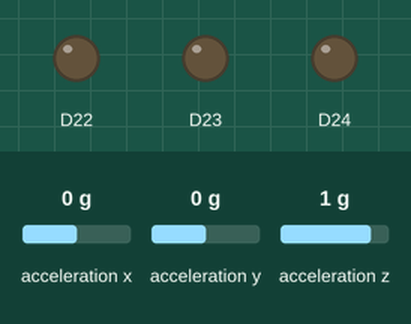
This sketch was run on a simulated Arduino Nano RP2040 Connect. Parts: output pins drawn as LEDs (lit = HIGH). Inputs (shaded band) come from the test bench; at power-on: acceleration z 1 g, acceleration x 0 g, acceleration y 0 g. What the sketch prints to the serial monitor is not drawn.

Above: at 1.7 s.
1.8 s: acceleration z set to -1.4 g
At 2.9 s:
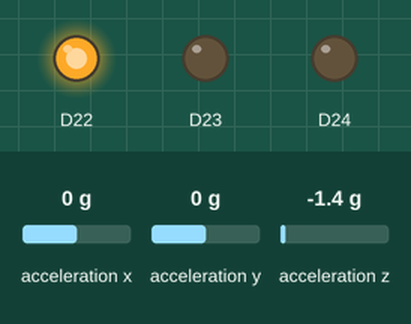
3.3 s: acceleration z set to 0.3 g
4.8 s: acceleration z set to 0.6 g
At 5.2 s:
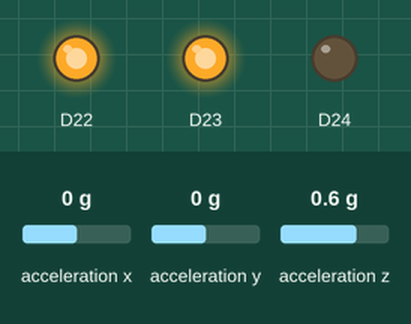
6.3 s: acceleration z set to -0.8 g
At 7.1 s:
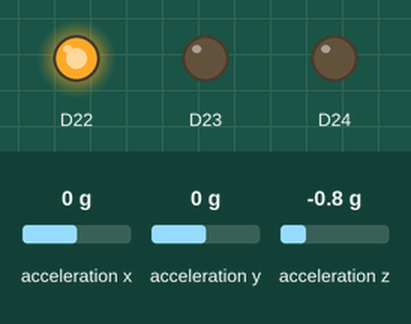
7.8 s: acceleration z set to 0.8 g
At 8.7 s:
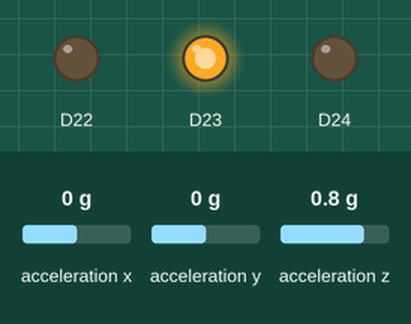
Timing chart, 0 to 10.3 s (numbered marks = the images above; inputs shaded):
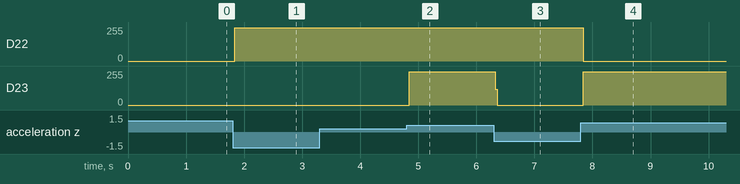

The sketch:

CPGO4.ino
```cpp
#include <Arduino_LSM6DSOX.h>
#include <WiFiNINA.h>

float atualX, atualY, atualZ;
float posiX, posiY, posiZ;

char ssid[] = "MeuAP";
char pass[] = "12345678";
WiFiServer server(80);

void zeraLeds();
void mostraZ(float Zvalue, String &htmlContent, int color);

void setup() {
  pinMode(LEDR, OUTPUT);
  pinMode(LEDG, OUTPUT);
  pinMode(LEDB, OUTPUT);
  Serial.begin(9600);
  IMU.begin();

  delay(500);
  IMU.readAcceleration(posiX, posiY, posiZ);

  Serial.println("Configurando o ponto de acesso...");
  if (WiFi.beginAP(ssid, pass) != WL_AP_LISTENING) {
    Serial.println("Falha ao configurar o ponto de acesso.");
    while (true);
  }

  Serial.println("Ponto de acesso configurado!");
  Serial.print("IP do AP: ");
  Serial.println(WiFi.localIP());

  server.begin();
}

void loop() {
  WiFiClient client = server.available();  // Verifica se há um cliente conectado

  IMU.readAcceleration(atualX, atualY, atualZ);

  String htmlContent;

  if (atualZ < posiZ - 0.5) {
    mostraZ(atualZ, htmlContent, 1);  // Queda detectada
    digitalWrite(LEDR, HIGH);
    digitalWrite(LEDG, LOW);
    digitalWrite(LEDB, LOW);
  } else if (atualZ < posiZ - 0.2) {
    mostraZ(atualZ, htmlContent, 2);  // Instabilidade
    digitalWrite(LEDR, HIGH);
    digitalWrite(LEDG, HIGH);
    digitalWrite(LEDB, LOW);
  } else if (atualZ < posiZ - 0.1 || atualZ > posiZ + 0.1) {
    mostraZ(atualZ, htmlContent, 3);  // Movimento detectado
    digitalWrite(LEDR, LOW);
    digitalWrite(LEDG, HIGH);
    digitalWrite(LEDB, LOW);
  } else {
    zeraLeds();
    htmlContent = "<html><body style='background-color:gray;'><h1 style='color:black;'>Normal</h1></body></html>";
  }

  if (client) {
    Serial.println("Novo cliente conectado!");
    client.println("HTTP/1.1 200 OK");
    client.println("Content-Type: text/html");
    client.println("Connection: close");
    client.println();

    client.print("<html><head>");
    client.print("<meta http-equiv='refresh' content='2'>");  // Atualiza a página a cada 2 segundos
    client.print("</head><body>");
    client.println(htmlContent);
    client.print("</body></html>");

    delay(10);
    client.stop();
  }
}

void zeraLeds() {
  digitalWrite(LEDR, LOW);
  digitalWrite(LEDG, LOW);
  digitalWrite(LEDB, LOW);
}

void mostraZ(float Zvalue, String &htmlContent, int color) {
  zeraLeds();
  if (color == 1) {
    htmlContent = "<html><body style='background-color:red;'><h1 style='color:white;'>Queda Detectada!</h1></body></html>";
  } else if (color == 2) {
    htmlContent = "<html><body style='background-color:yellow;'><h1 style='color:black;'>Atencao: Instabilidade</h1></body></html>";
  } else if (color == 3) {
    htmlContent = "<html><body style='background-color:green;'><h1 style='color:white;'>Movimento Detectado</h1></body></html>";
  }
}
```

Measured:
- the behaviour switches between 0.4 and 0.5 g on acceleration z (found by bisection; images 1 and 2)
- after the input at 1.8 s, D22: 0/255 → 251/255 at once
- after the input at 3.3 s, every drawn part: stays the same
- after the input at 4.8 s, D23: 0/255 → 251/255 at once
- after the input at 6.3 s, D23: 251/255 → 0/255 at once
- after the input at 7.8 s, D22: 251/255 → 0/255 at once; D23: 0/255 → 251/255 at once
